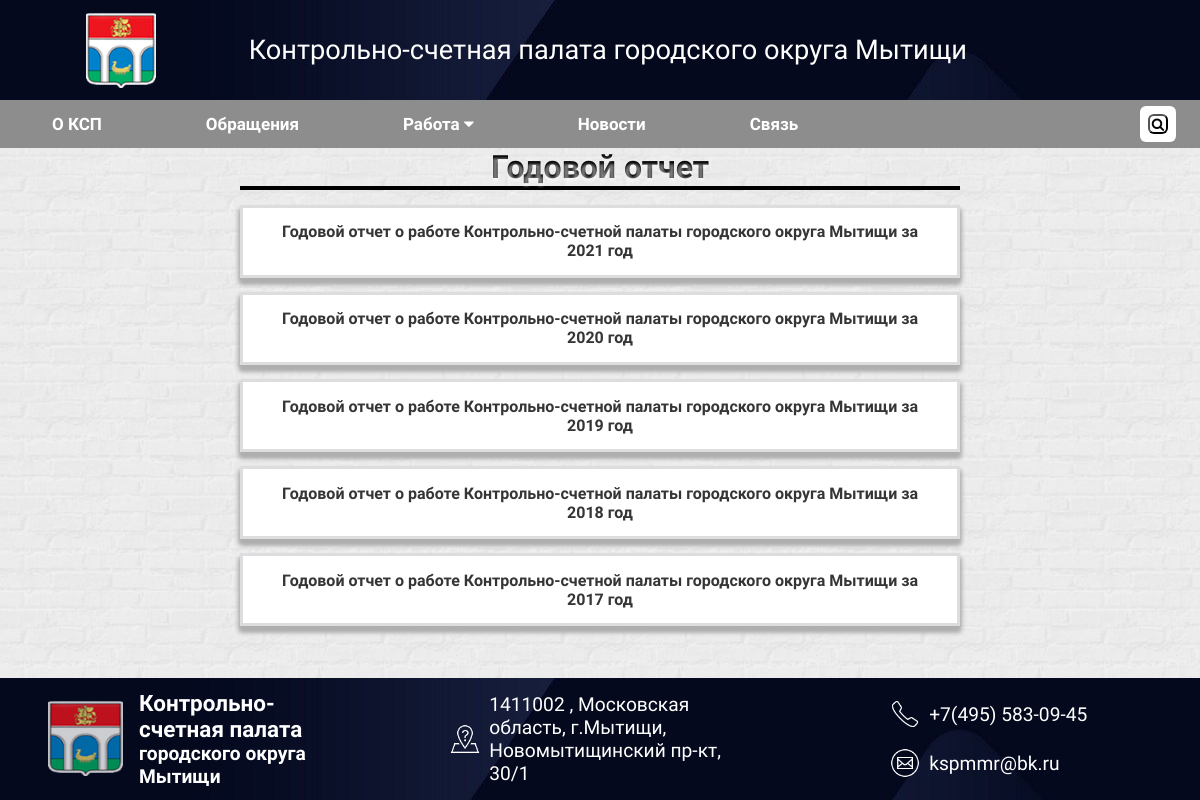
/activities/reports, run on the app's committed database.
### news/models.py (models this page shows, shortened)
class Activities(models.Model):
    title = models.CharField(max_length=500, unique=True, verbose_name='Название')
    document = models.FileField(upload_to='activities/', validators=[FileExtensionValidator(allowed_extensions=['doc', 'docx', 'pdf'])], verbose_name='Документ', blank=True, null=True, max_length=255)
    created_at = models.DateTimeField(null=True, blank=True, verbose_name='Дата')
    status = models.IntegerField(choices=TYPE_2, default=0, verbose_name='Тип документа')
    class Meta:
        verbose_name = 'Деятельность'
        verbose_name_plural = 'Деятельность'
        ordering = ['-created_at']

### news/views.py (the view)
# urls.py: path('activities/reports', views.activities_report_main_list , name='reports'),
def activities_report_main_list(request):
    work_plan = Activities.objects.filter(status=0).order_by('-created_at')
    context = {
        'documents' : work_plan
    }
    return render(request, 'report.html', context)

### templates/report.html (shortened to what this page needs)
{% extends 'base.html' %}
{% block content %}
<div class="regular-documents-container">
    <div class="reg-docs-cont">
        <div class="obr"><h1>Годовой отчет</h1></div>
        {% for document in documents %}
            <div class="reg-docs-one-cont">
                <a class="reg-docs-link" href="{% url 'activities-view' activities_id=document.id %}">{{ document.title }}</a>
            </div>
        {% endfor %}
    </div>
</div>
{% endblock content %}

### static/styles/feedback.css (style rules this page uses)
.obr { display: flex; border-bottom: 4px solid black; justify-content: center; background-color: #000000; -webkit-background-clip: text; -moz-background-clip: text; background-clip: text; color: transparent; text-shadow: rgba(255,255,255,0.5) 0px 3px 3px; }

### static/styles/main.css (style rules this page uses)
* { margin: 0%; padding: 0%; font-family: 'Arsenal', sans-serif; }
html { height: 100%; }
body { background: url(/static/img/white-brick.png); background-color: rgb(201, 201, 201); background-size: 15%; background-position: center; background-repeat: repeat; display: flex; flex-direction: column; min-height: 100vh; }

### static/styles/search_result_list.css (style rules this page uses)
a { text-decoration: none; }

### static/styles/documents.css (style rules this page uses)
.regular-documents-container { width: 100%; display:flex; justify-content: center; align-items: center; text-align: center; overflow: auto; }
.reg-docs-cont { width: 60%; }
.reg-docs-link { text-decoration: none; color:rgb(53, 53, 53); font-weight: bold; }
.reg-docs-one-cont { margin-top: 2%; margin-bottom: 2%; border-style: solid; border-color: rgb(221, 221, 224); background-color: white; padding: 2% 4% 2% 4%; box-shadow: 0 5px 5px #afafaf, 0 5px 5px #afafaf, 0 5px 5px #afafaf; }

### data on the page
Activities: title "Годовой отчет о работе Контрольно-счетной палаты городского округа Мытищи за 2021 год"
Activities: title "Годовой отчет о работе Контрольно-счетной палаты городского округа Мытищи за 2020 год"
Activities: title "Годовой отчет о работе Контрольно-счетной палаты городского округа Мытищи за 2019 год"
Activities: title "Годовой отчет о работе Контрольно-счетной палаты городского округа Мытищи за 2018 год"
Activities: title "Годовой отчет о работе Контрольно-счетной палаты городского округа Мытищи за 2017 год"
